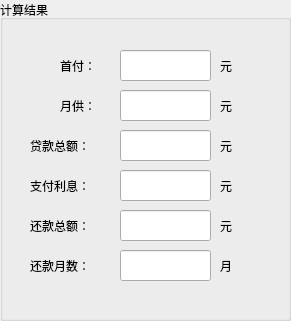
  <widget class="QGroupBox" name="groupBoxbenxi">
   <property name="geometry">
    <rect>
     <x>450</x>
     <y>110</y>
     <width>291</width>
     <height>321</height>
    </rect>
   </property>
   <property name="title">
    <string>计算结果</string>
   </property>
   <widget class="QLabel" name="label_9">
    <property name="geometry">
     <rect>
      <x>60</x>
      <y>50</y>
      <width>72</width>
      <height>31</height>
     </rect>
    </property>
    <property name="text">
     <string>首付：</string>
    </property>
   </widget>
   <widget class="QLabel" name="label_10">
    <property name="geometry">
     <rect>
      <x>60</x>
      <y>90</y>
      <width>72</width>
      <height>31</height>
     </rect>
    </property>
    <property name="text">
     <string>月供：</string>
    </property>
   </widget>
   <widget class="QLabel" name="label_11">
    <property name="geometry">
     <rect>
      <x>30</x>
      <y>130</y>
      <width>72</width>
      <height>31</height>
     </rect>
    </property>
    <property name="text">
     <string>贷款总额：</string>
    </property>
   </widget>
   <widget class="QLabel" name="label_12">
    <property name="geometry">
     <rect>
      <x>30</x>
      <y>170</y>
      <width>72</width>
      <height>31</height>
     </rect>
    </property>
    <property name="text">
     <string>支付利息：</string>
    </property>
   </widget>
   <widget class="QLabel" name="label_13">
    <property name="geometry">
     <rect>
      <x>30</x>
      <y>210</y>
      <width>72</width>
      <height>31</height>
     </rect>
    </property>
    <property name="text">
     <string>还款总额：</string>
    </property>
   </widget>
   <widget class="QLabel" name="label_14">
    <property name="geometry">
     <rect>
      <x>30</x>
      <y>250</y>
      <width>72</width>
      <height>31</height>
     </rect>
    </property>
    <property name="text">
     <string>还款月数：</string>
    </property>
   </widget>
   <widget class="QLineEdit" name="lineEdit_31">
    <property name="geometry">
     <rect>
      <x>120</x>
      <y>50</y>
      <width>91</width>
      <height>31</height>
     </rect>
    </property>
   </widget>
   <widget class="QLineEdit" name="lineEdit_32">
    <property name="geometry">
     <rect>
      <x>120</x>
      <y>90</y>
      <width>91</width>
      <height>31</height>
     </rect>
    </property>
   </widget>
   <widget class="QLineEdit" name="lineEdit_33">
    <property name="geometry">
     <rect>
      <x>120</x>
      <y>130</y>
      <width>91</width>
      <height>31</height>
     </rect>
    </property>
   </widget>
   <widget class="QLineEdit" name="lineEdit_34">
    <property name="geometry">
     <rect>
      <x>120</x>
      <y>170</y>
      <width>91</width>
      <height>31</height>
     </rect>
    </property>
   </widget>
   <widget class="QLineEdit" name="lineEdit_35">
    <property name="geometry">
     <rect>
      <x>120</x>
      <y>210</y>
      <width>91</width>
      <height>31</height>
     </rect>
    </property>
   </widget>
   <widget class="QLineEdit" name="lineEdit_36">
    <property name="geometry">
     <rect>
      <x>120</x>
      <y>250</y>
      <width>91</width>
      <height>31</height>
     </rect>
    </property>
   </widget>
   <widget class="QLabel" name="label_15">
    <property name="geometry">
     <rect>
      <x>220</x>
      <y>50</y>
      <width>31</width>
      <height>31</height>
     </rect>
    </property>
    <property name="text">
     <string>元</string>
    </property>
   </widget>
   <widget class="QLabel" name="label_16">
    <property name="geometry">
     <rect>
      <x>220</x>
      <y>90</y>
      <width>31</width>
      <height>31</height>
     </rect>
    </property>
    <property name="text">
     <string>元</string>
    </property>
   </widget>
   <widget class="QLabel" name="label_17">
    <property name="geometry">
     <rect>
      <x>220</x>
      <y>130</y>
      <width>31</width>
      <height>31</height>
     </rect>
    </property>
    <property name="text">
     <string>元</string>
    </property>
   </widget>
   <widget class="QLabel" name="label_18">
    <property name="geometry">
     <rect>
      <x>220</x>
      <y>170</y>
      <width>31</width>
      <height>31</height>
     </rect>
    </property>
    <property name="text">
     <string>元</string>
    </property>
   </widget>
   <widget class="QLabel" name="label_19">
    <property name="geometry">
     <rect>
      <x>220</x>
      <y>210</y>
      <width>31</width>
      <height>31</height>
     </rect>
    </property>
    <property name="text">
     <string>元</string>
    </property>
   </widget>
   <widget class="QLabel" name="label_20">
    <property name="geometry">
     <rect>
      <x>220</x>
      <y>250</y>
      <width>31</width>
      <height>31</height>
     </rect>
    </property>
    <property name="text">
     <string>月</string>
    </property>
   </widget>
  </widget>
